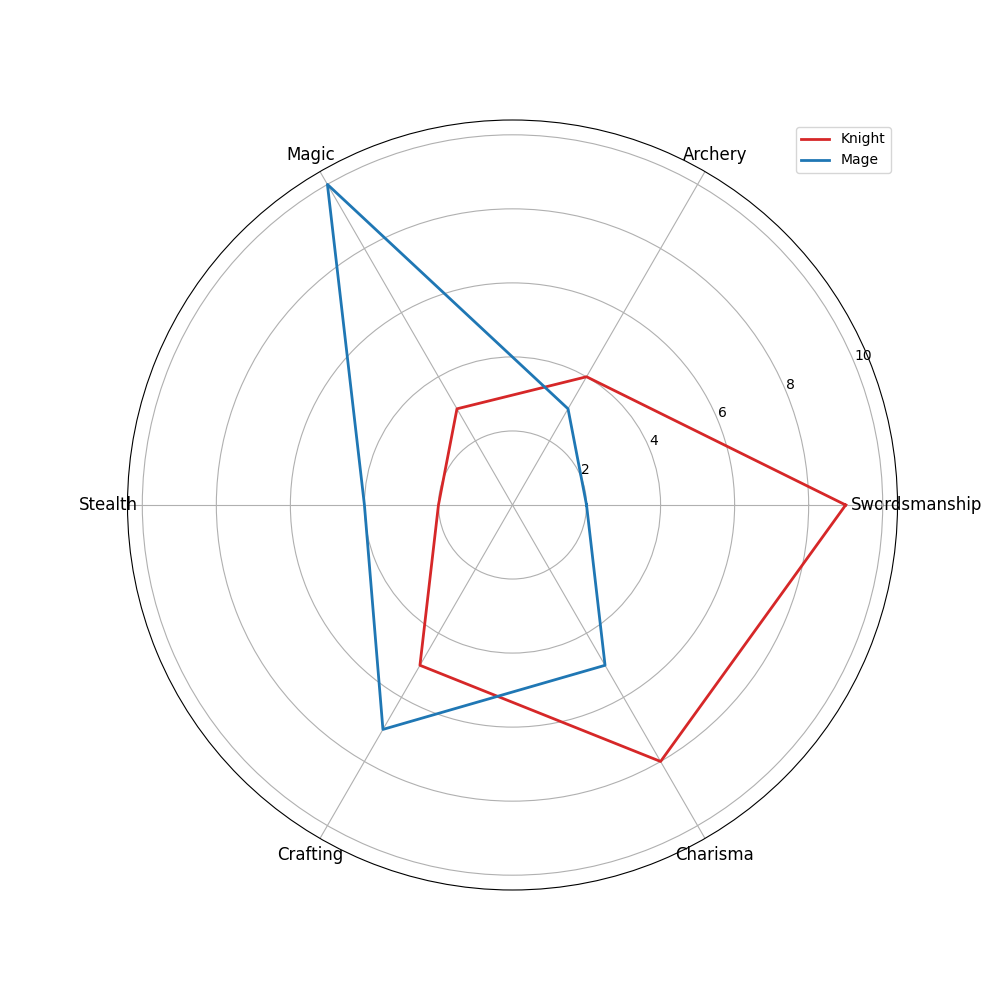

Generate this figure with Python:
import matplotlib.pyplot as plt
import numpy as np

skills = ['Swordsmanship', 'Archery', 'Magic', 'Stealth', 'Crafting', 'Charisma']
num_skills = len(skills)

# Keeping only knight and mage skills
knight_skills = [9, 4, 3, 2, 5, 8]
mage_skills = [2, 3, 10, 4, 7, 5]

angles = np.linspace(0, 2 * np.pi, num_skills, endpoint=False).tolist()

# Extending the skills with the first element to close the plot
knight_skills += knight_skills[:1]
mage_skills += mage_skills[:1]
angles += angles[:1]

fig, ax = plt.subplots(figsize=(10, 10), subplot_kw=dict(polar=True))

# Plotting only knight and mage skills
ax.plot(angles, knight_skills, color='tab:red', linewidth=2, label='Knight')
ax.plot(angles, mage_skills, color='tab:blue', linewidth=2, label='Mage')

ax.set_xticks(angles[:-1])
ax.set_xticklabels(skills, fontsize=12, color='black')

# Adding a legend to distinguish plots
ax.legend()

plt.show()
